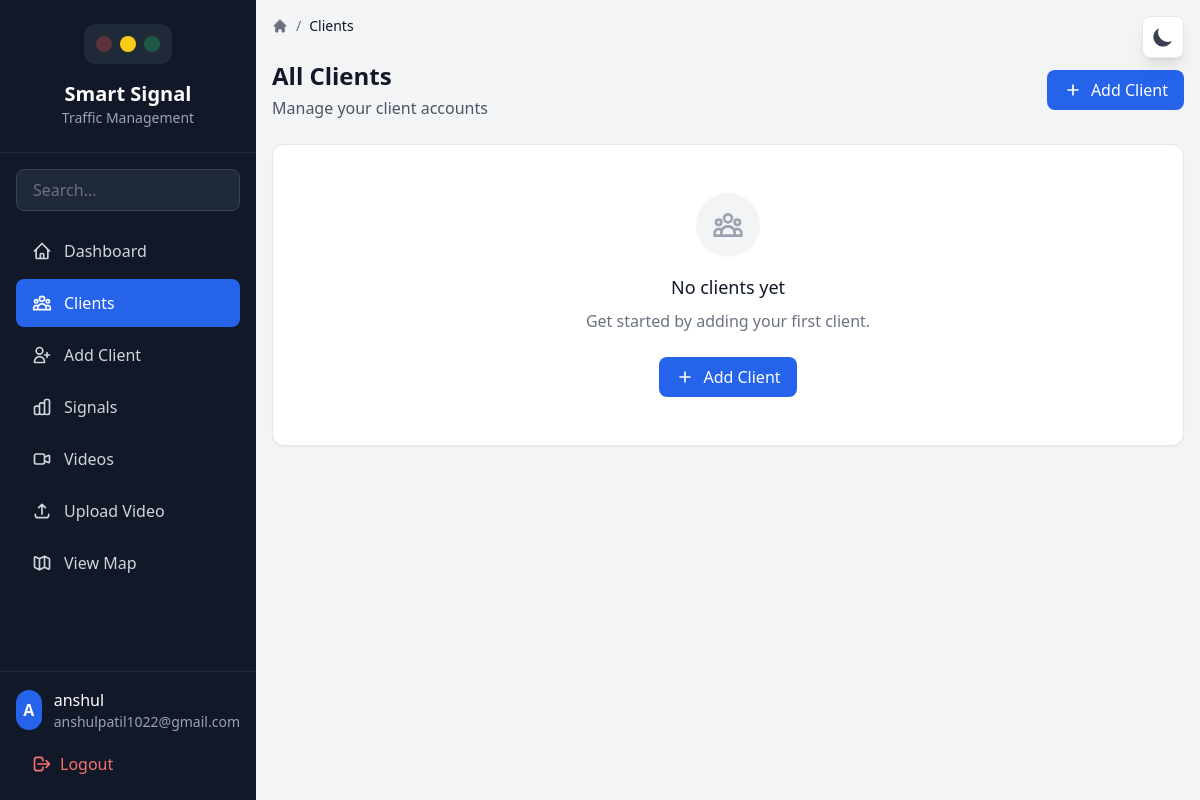
The page /clients/ (signed in) on the database as committed earlier.
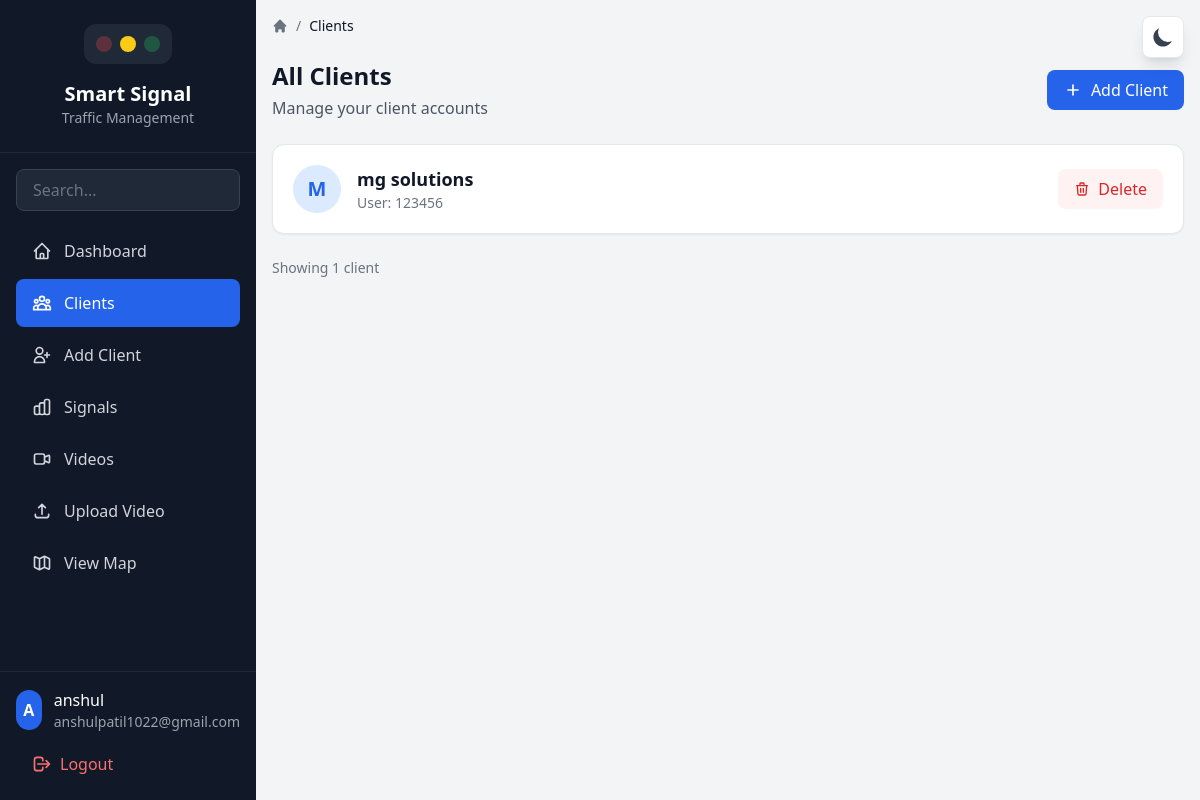
The same page on the database as committed later.
### core/models.py (models this page shows, shortened)
class Client(models.Model):
    user = models.OneToOneField(User, on_delete=models.CASCADE)
    company_name = models.CharField(max_length=100)
    city = models.CharField(max_length=100)
    site = models.CharField(max_length=100)

class User(AbstractUser):
    is_admin = models.BooleanField(default=False)

### core/views.py (the view)
# urls.py: path('clients/', views.list_clients, name='list_clients'),
@login_required
def list_clients(request):
    clients = Client.objects.all()
    return render(request, 'core/list_clients.html', {'clients': clients})

### core/templates/core/list_clients.html (shortened to what this page needs)
{% extends "base.html" %}
{% load static %}
{% block breadcrumb %}Clients{% endblock %}
{% block content %}
<div class="mb-6 flex flex-col sm:flex-row sm:items-center sm:justify-between gap-4">
  <div>
    <h1 class="text-2xl font-bold text-gray-900 dark:text-white">All Clients</h1>
    <p class="text-gray-600 dark:text-gray-400 mt-1">Manage your client accounts</p>
  </div>
  <a href="{% url 'add_client' %}" class="inline-flex items-center gap-2 px-4 py-2 bg-blue-600 text-white rounded-lg hover:bg-blue-700 transition font-medium">
    <svg class="w-5 h-5" fill="none" stroke="currentColor" viewBox="0 0 24 24">
      <path stroke-linecap="round" stroke-linejoin="round" stroke-width="2" d="M12 6v6m0 0v6m0-6h6m-6 0H6"/>
    </svg>
    Add Client
  </a>
</div>
{% if clients %}
<div class="grid gap-4">
  {% for client in clients %}
  <div class="bg-white dark:bg-gray-800 rounded-xl shadow-sm border border-gray-200 dark:border-gray-700 p-5 hover:shadow-md transition">
    <div class="flex flex-col sm:flex-row sm:items-center sm:justify-between gap-4">
      <div class="flex items-center gap-4">
        <div class="w-12 h-12 rounded-full bg-blue-100 dark:bg-blue-900/30 flex items-center justify-center">
          <span class="text-xl font-bold text-blue-600 dark:text-blue-400">{{ client.company_name|slice:":1"|upper }}</span>
        </div>
        <div>
          <h3 class="text-lg font-semibold text-gray-900 dark:text-white">{{ client.company_name }}</h3>
          {% if client.user %}
          <p class="text-sm text-gray-500 dark:text-gray-400">User: {{ client.user.username }}</p>
          {% endif %}
        </div>
      </div>
      <div class="flex items-center gap-3">
        <a href="{% url 'delete_client' client.id %}" class="inline-flex items-center gap-2 px-4 py-2 bg-red-50 dark:bg-red-900/20 text-red-600 dark:text-red-400 rounded-lg hover:bg-red-100 dark:hover:bg-red-900/40 transition font-medium">
          <svg class="w-4 h-4" fill="none" stroke="currentColor" viewBox="0 0 24 24">
            <path stroke-linecap="round" stroke-linejoin="round" stroke-width="2" d="M19 7l-.867 12.142A2 2 0 0116.138 21H7.862a2 2 0 01-1.995-1.858L5 7m5 4v6m4-6v6m1-10V4a1 1 0 00-1-1h-4a1 1 0 00-1 1v3M4 7h16"/>
          </svg>
          Delete
        </a>
      </div>
    </div>
  </div>
  {% endfor %}
</div>
<div class="mt-6 text-sm text-gray-500 dark:text-gray-400">
  Showing {{ clients|length }} client{% if clients|length != 1 %}s{% endif %}
</div>
{% else %}
<div class="bg-white dark:bg-gray-800 rounded-xl shadow-sm border border-gray-200 dark:border-gray-700 p-12 text-center">
  <div class="w-16 h-16 mx-auto mb-4 bg-gray-100 dark:bg-gray-700 rounded-full flex items-center justify-center">
  </div>
  <h3 class="text-lg font-medium text-gray-900 dark:text-white mb-2">No clients yet</h3>
  <p class="text-gray-500 dark:text-gray-400 mb-6">Get started by adding your first client.</p>
  <a href="{% url 'add_client' %}" class="inline-flex items-center gap-2 px-4 py-2 bg-blue-600 text-white rounded-lg hover:bg-blue-700 transition font-medium">
    <svg class="w-5 h-5" fill="none" stroke="currentColor" viewBox="0 0 24 24">
      <path stroke-linecap="round" stroke-linejoin="round" stroke-width="2" d="M12 6v6m0 0v6m0-6h6m-6 0H6"/>
    </svg>
    Add Client
  </a>
</div>
{% endif %}
{% endblock %}

Rows that differ between the two databases and show on the page:
added Client: company_name "M", company_name "mg solutions", user.username "123456"
Other text that changed with them:
{{ clients|length }}: (not shown) → "1"
text no longer shown: "No clients yet Get started by adding your first client. Add Client"
text now shown: "Showing client"
